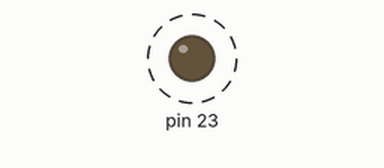
Bench run of a sketch on a simulated Arduino Uno, built with avr-gcc and run on an emulated ATmega328P. Shown: output pins drawn as LEDs (lit = HIGH). Dashed ring = blinking.

Above: at 0.2 s.
Timing chart, 0 to 3.0 s (numbered marks = the images above):
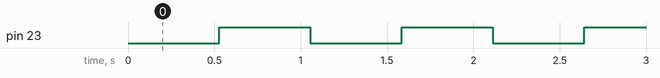

The sketch:

10_code2.ino
```cpp
#define F_CPU 16000000L
#include <avr/io.h>
#include <avr/interrupt.h>
#include <util/delay.h>
#include <util/delay.h>

// 매크로 함수 정의
#define set_bit(value, bit) (value |= (1 << bit))
#define clear_bit(value, bit) (value &= ~(1 << bit))

volatile int count = 0; // 오버플로가 발생한 횟수
uint8_t state = 0;

ISR(TIMER0_COMPA_vect) {
  count++;
  TCNT0 = 0;  //카운터 값 초기화

}

int main(void) {
  set_bit(DDRB, 7); //PB7 핀을 출력으로 설정
  clear_bit(PORTB, 7); // LED는 끈 상태에서 시작

  TCCR0B |= (1 << CS02) | (1 << CS00); //분주비를 1024로 설정 101 -> 1024/ 16MHz = 0.064 ms
  TIMSK0 |= (1 << OCIE0A); // 오버플로 인터럽트 허용 비교일치 인터럽트 A 허용
  OCR0A = 128; // 비교일치 기준 값 -> 0.064 ms * 128 = 8.192ms

  sei();  //전역적으로 인터럽트 허용

  while(1) {
    if(count == 64) { //오버플로 64회 발생 = 0.5초 경과
      count = 0; //인터럽트 발생 횟수 초기화
      state  = !state; // LED 상태 반전
      if (state) set_bit(PORTB, 7); // LED 켜기
      else clear_bit(PORTB, 7); //LED 끄기
    }
  }

  return 0;
}
```

Measured:
- by itself, pin 23: alternates HIGH for 0.53 s and LOW for 0.53 s
